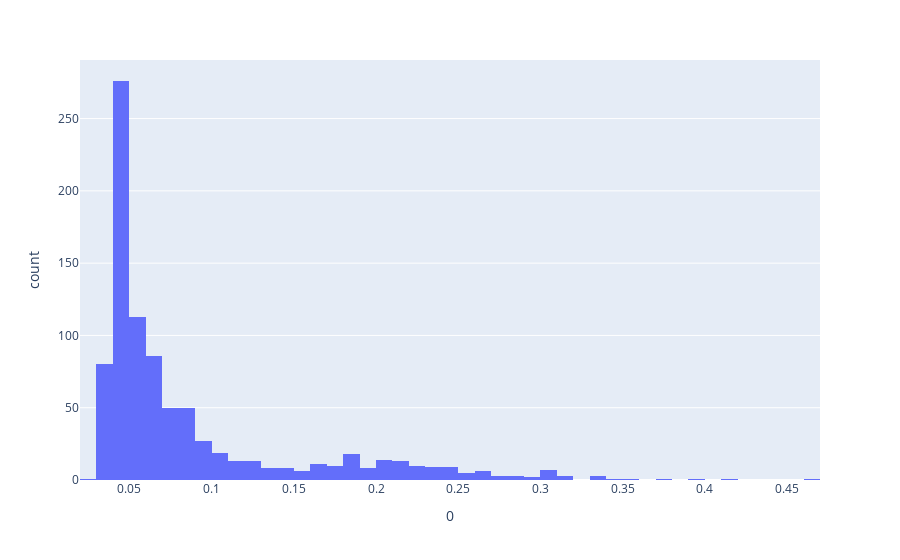

Source (notebook cell):
### Code cell
px.histogram(pd.DataFrame(y_pred_test), x=0)

### Figure 1 — Plotly figure (JSON) as saved in the notebook; plotly's stock layout.template omitted (floating-point values rounded to 4 significant figures; data arrays with more than 128 entries replaced by an {"elided": "..."} marker saying what was removed)
{"data": [{"alignmentgroup": "True", "bingroup": "x", "hovertemplate": "0=%{x}<br>count=%{y}<extra></extra>", "legendgroup": "", "marker": {"color": "#636efa"}, "name": "", "offsetgroup": "", "orientation": "v", "showlegend": false, "type": "histogram", "x": {"elided": "890 float values"}, "xaxis": "x", "yaxis": "y"}], "layout": {"barmode": "relative", "legend": {"tracegroupgap": 0}, "margin": {"t": 60}, "xaxis": {"anchor": "y", "domain": [0, 1], "title": {"text": "0"}}, "yaxis": {"anchor": "x", "domain": [0, 1], "title": {"text": "count"}}}}
